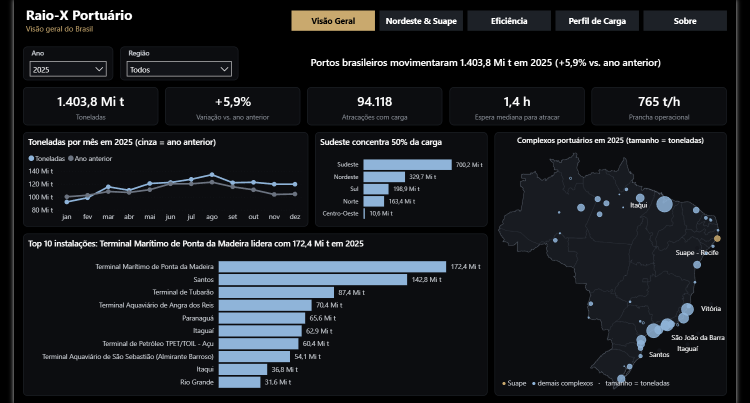
#> input picture docs/img/pagina-1.png, 1500 x 806 px (shown at 1/2 size); its folder holds 2 pictures in this run
$ python entregaveis.py
#> lines starting #> are read from the running program, lines starting #| are printed output that depends on the picture
"""Gera os entregáveis visuais a partir das capturas finais e da gravação de tela:

  docs/video/raio-x-portuario.mp4  1920x1080, H.264, 30 fps, +faststart, cartelas e legendas (<= 10 MB)
  docs/video/poster.jpg            primeiro quadro bom (<= 300 KB)
  docs/img/capa.png                1920x1080, Visão Geral com título discreto
  docs/img/capa.gif                páginas alternando (<= 8 s, <= 5 MB)
  docs/RaioXPortuario.pdf          capa + 1 página por página do relatório (paisagem)
  docs/img/mapa_opcoes.png         as duas opções de mapa lado a lado
  docs/video/quadros/*.jpg         um quadro a cada 5 s (revisão)

Usa só Python (Pillow + PyAV/libx264): o ffmpeg.exe foi bloqueado pela política de Controle de Aplicativo do Windows.
"""
from __future__ import annotations

import json
import sys
from fractions import Fraction
from pathlib import Path

import av
import numpy as np
from PIL import Image, ImageDraw, ImageFont

RAIZ = Path(__file__).resolve().parents[1]
IMG, VID, QA = RAIZ / "docs" / "img", RAIZ / "docs" / "video", RAIZ / "docs" / "img" / "qa"
FONTE = "C:/Windows/Fonts/segoeui.ttf"
FONTE_B = "C:/Windows/Fonts/segoeuib.ttf"
LARG, ALT, FPS = 1920, 1080, 30
DOURADO, BRANCO, CINZA = (201, 169, 110), (255, 255, 255), (138, 143, 152)

LEGENDAS = {
    "abertura": "Visão Geral · ano de 2025",
    "kpis": "1.403,8 milhões de t em 2025, 5,9% acima de 2024",
    "linha": "Mês a mês, 2025 fica acima de 2024 a partir de março",
    "mapa_suape": "Mapa com malha do IBGE: Suape em dourado",
    "filtro_nordeste": "Filtro Região = Nordeste: 329,7 milhões de t",
    "nordeste_suape": "Suape espera 4,3 h (mediana); a média dos pares, 26,4 h",
    "eficiencia": "Itaqui concentra a fila: 143,9 h de espera mediana",
    "perfil": "Perfil de carga: o que cada porto movimenta",
    "sobre": "Total conferido com a ANTAQ: diferença máxima de 1,16% ao ano",
}


def fonte(tam, negrito=False):
    return ImageFont.truetype(FONTE_B if negrito else FONTE, tam)


# [95 lines left out: functions cartela, com_legenda, video, revisar_video, not called in this run]


def capa_e_gif() -> None:
    p1 = Image.open(IMG / "pagina-1.png").convert("RGB").resize((LARG, ALT), Image.LANCZOS)
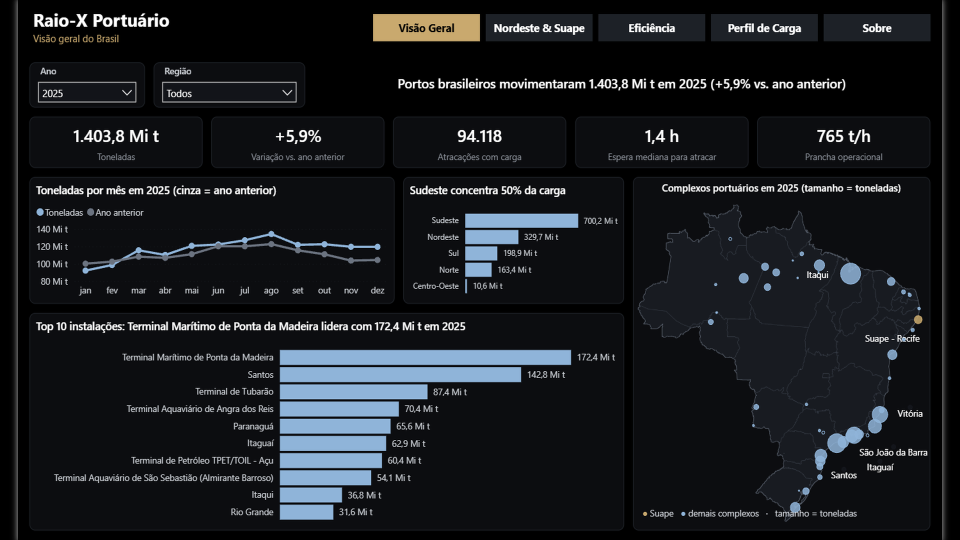
#> p1: PIL image 1920x1080 RGB (shown at 1/2 size); mean R, G, B 25.2, 27.9, 31.7
    p1.save(IMG / "capa.png", optimize=True)
    quadros = []
    for i in range(1, 6):
        im = Image.open(IMG / f"pagina-{i}.png").convert("RGB").resize((960, 540), Image.LANCZOS)
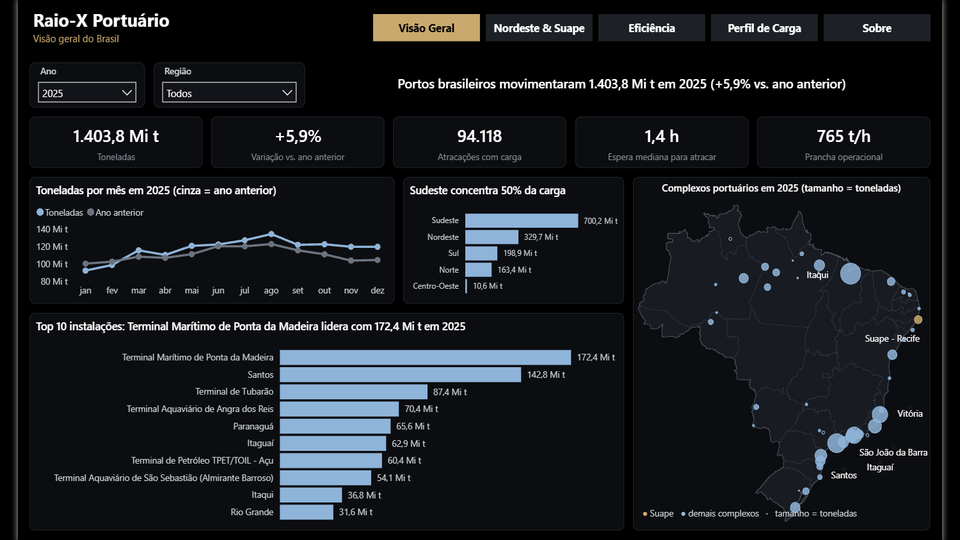
#> im: PIL image 960x540 RGB; mean R, G, B 25.2, 27.8, 31.7
        quadros.append(im.quantize(colors=128, method=Image.MEDIANCUT, dither=Image.NONE))
    quadros[0].save(IMG / "capa.gif", save_all=True, append_images=quadros[1:], duration=1500, loop=0, optimize=True)


# [23 lines left out: functions pdf, mapas_lado_a_lado, not called in this run]


def main() -> int:
    capa_e_gif()
    pdf()
    mapas_lado_a_lado()
    v = video()
    quadros = revisar_video(v)
    for arq in [v, VID / "poster.jpg", IMG / "capa.png", IMG / "capa.gif", RAIZ / "docs" / "RaioXPortuario.pdf",
                IMG / "mapa_opcoes.png"]:
        print(f"{arq.relative_to(RAIZ)}: {arq.stat().st_size / 1e6:.2f} MB")
    c = av.open(str(v)); st = c.streams.video[0]
    print(f"vídeo: {st.width}x{st.height}, {float(st.duration * st.time_base):.1f} s, {st.average_rate} fps, {st.codec_context.name}")
    c.close()
    print(f"{len(quadros)} quadros de revisão em docs/video/quadros/")
    return 0


if __name__ == "__main__":
#> (the run stopped early here; a loop or call above may not have finished)
